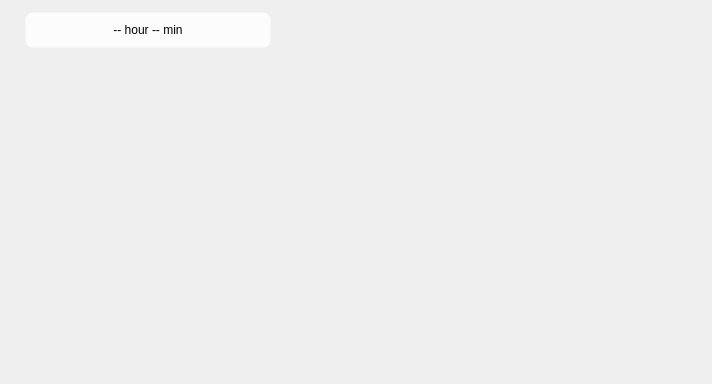
<?xml version="1.0" encoding="UTF-8"?>
<ui version="4.0">
 <class>MainWindow</class>
 <widget class="QMainWindow" name="MainWindow">
  <property name="geometry">
   <rect>
    <x>0</x>
    <y>0</y>
    <width>712</width>
    <height>384</height>
   </rect>
  </property>
  <property name="sizePolicy">
   <sizepolicy hsizetype="Fixed" vsizetype="Fixed">
    <horstretch>0</horstretch>
    <verstretch>0</verstretch>
   </sizepolicy>
  </property>
  <property name="minimumSize">
   <size>
    <width>712</width>
    <height>384</height>
   </size>
  </property>
  <property name="maximumSize">
   <size>
    <width>712</width>
    <height>384</height>
   </size>
  </property>
  <property name="contextMenuPolicy">
   <enum>Qt::NoContextMenu</enum>
  </property>
  <property name="windowTitle">
   <string>TimeMana</string>
  </property>
  <property name="windowIcon">
   <iconset>
    <normaloff>:/data01/logo.png</normaloff>:/data01/logo.png</iconset>
  </property>
  <property name="autoFillBackground">
   <bool>true</bool>
  </property>
  <property name="styleSheet">
   <string notr="true"/>
  </property>
  <property name="locale">
   <locale language="Vietnamese" country="Vietnam"/>
  </property>
  <widget class="QWidget" name="centralwidget">
   <property name="maximumSize">
    <size>
     <width>712</width>
     <height>384</height>
    </size>
   </property>
   <property name="autoFillBackground">
    <bool>false</bool>
   </property>
   <widget class="QStackedWidget" name="stackedWidget">
    <property name="enabled">
     <bool>true</bool>
    </property>
    <property name="geometry">
     <rect>
      <x>0</x>
      <y>0</y>
      <width>712</width>
      <height>352</height>
     </rect>
    </property>
    <property name="sizePolicy">
     <sizepolicy hsizetype="Fixed" vsizetype="Fixed">
      <horstretch>0</horstretch>
      <verstretch>0</verstretch>
     </sizepolicy>
    </property>
    <property name="autoFillBackground">
     <bool>false</bool>
    </property>
    <property name="currentIndex">
     <number>0</number>
    </property>
    <widget class="QWidget" name="page">
     <widget class="QLabel" name="label">
      <property name="geometry">
       <rect>
        <x>23</x>
        <y>10</y>
        <width>250</width>
        <height>40</height>
       </rect>
      </property>
      <property name="styleSheet">
       <string notr="true">font: 18pt &quot;MS Shell Dlg 2&quot;;
border: 2px solid black;
border: 5px solid rgba(255,255,255,0%);
border-radius: 10px;
background: rgba(255,255,255,80%);</string>
      </property>
      <property name="text">
       <string>-- hour -- min</string>
      </property>
      <property name="alignment">
       <set>Qt::AlignCenter</set>
      </property>
     </widget>
     <widget class="QPushButton" name="btnStart">
      <property name="geometry">
       <rect>
        <x>30</x>
        <y>15</y>
        <width>30</width>
        <height>30</height>
       </rect>
      </property>
      <property name="styleSheet">
       <string notr="true">border:0px;</string>
      </property>
      <property name="text">
       <string/>
      </property>
      <property name="icon">
       <iconset resource="../assert/data01.qrc">
        <normaloff>:/light/start light mode.png</normaloff>:/light/start light mode.png</iconset>
      </property>
      <property name="iconSize">
       <size>
        <width>24</width>
        <height>24</height>
       </size>
      </property>
     </widget>
     <widget class="QStackedWidget" name="chartStackedWidget">
      <property name="geometry">
       <rect>
        <x>10</x>
        <y>50</y>
        <width>691</width>
        <height>301</height>
       </rect>
      </property>
      <property name="currentIndex">
       <number>0</number>
      </property>
      <widget class="QWidget" name="chart_1">
       <widget class="QWidget" name="widgetChart1" native="true">
        <property name="geometry">
         <rect>
          <x>30</x>
          <y>10</y>
          <width>631</width>
          <height>281</height>
         </rect>
        </property>
       </widget>
      </widget>
      <widget class="QWidget" name="chart_2">
       <widget class="QWidget" name="widgetChart2" native="true">
        <property name="geometry">
         <rect>
          <x>30</x>
          <y>10</y>
          <width>371</width>
          <height>281</height>
         </rect>
        </property>
       </widget>
       <widget class="QWidget" name="widgetAdvise" native="true">
        <property name="geometry">
         <rect>
          <x>420</x>
          <y>50</y>
          <width>251</width>
          <height>201</height>
         </rect>
        </property>
        <widget class="QTextBrowser" name="textAdvise">
         <property name="geometry">
          <rect>
           <x>0</x>
           <y>32</y>
           <width>251</width>
           <height>170</height>
          </rect>
         </property>
         <property name="contextMenuPolicy">
          <enum>Qt::NoContextMenu</enum>
         </property>
         <property name="styleSheet">
          <string notr="true">border: 5px solid rgba(255,255,255,0%);
border-bottom-right-radius: 10px;
border-bottom-left-radius: 10px;
background: rgba(255,255,255,80%);
</string>
         </property>
         <property name="frameShape">
          <enum>QFrame::NoFrame</enum>
         </property>
         <property name="frameShadow">
          <enum>QFrame::Plain</enum>
         </property>
         <property name="lineWidth">
          <number>0</number>
         </property>
         <property name="html">
          <string>&lt;!DOCTYPE HTML PUBLIC &quot;-//W3C//DTD HTML 4.0//EN&quot; &quot;http://www.w3.org/TR/REC-html40/strict.dtd&quot;&gt;
&lt;html&gt;&lt;head&gt;&lt;meta name=&quot;qrichtext&quot; content=&quot;1&quot; /&gt;&lt;style type=&quot;text/css&quot;&gt;
p, li { white-space: pre-wrap; }
&lt;/style&gt;&lt;/head&gt;&lt;body style=&quot; font-family:'MS Shell Dlg 2'; font-size:7.875pt; font-weight:400; font-style:normal;&quot;&gt;
&lt;p style=&quot;-qt-paragraph-type:empty; margin-top:0px; margin-bottom:0px; margin-left:0px; margin-right:0px; -qt-block-indent:0; text-indent:0px;&quot;&gt;&lt;br /&gt;&lt;/p&gt;&lt;/body&gt;&lt;/html&gt;</string>
         </property>
        </widget>
        <widget class="QTextBrowser" name="textLabelAdvise">
         <property name="geometry">
          <rect>
           <x>0</x>
           <y>0</y>
           <width>251</width>
           <height>37</height>
          </rect>
         </property>
         <property name="contextMenuPolicy">
          <enum>Qt::NoContextMenu</enum>
         </property>
         <property name="styleSheet">
          <string notr="true">border: 5px solid rgba(255,255,255,0%);
border-top-right-radius: 10px;
border-top-left-radius: 10px;
background: rgba(255,255,255,80%);
</string>
         </property>
         <property name="frameShape">
          <enum>QFrame::NoFrame</enum>
         </property>
         <property name="frameShadow">
          <enum>QFrame::Plain</enum>
         </property>
         <property name="lineWidth">
          <number>0</number>
         </property>
         <property name="html">
          <string>&lt;!DOCTYPE HTML PUBLIC &quot;-//W3C//DTD HTML 4.0//EN&quot; &quot;http://www.w3.org/TR/REC-html40/strict.dtd&quot;&gt;
&lt;html&gt;&lt;head&gt;&lt;meta name=&quot;qrichtext&quot; content=&quot;1&quot; /&gt;&lt;style type=&quot;text/css&quot;&gt;
p, li { white-space: pre-wrap; }
&lt;/style&gt;&lt;/head&gt;&lt;body style=&quot; font-family:'MS Shell Dlg 2'; font-size:7.875pt; font-weight:400; font-style:normal;&quot;&gt;
&lt;p align=&quot;center&quot; style=&quot; margin-top:0px; margin-bottom:0px; margin-left:0px; margin-right:0px; -qt-block-indent:0; text-indent:0px;&quot;&gt;&lt;span style=&quot; font-size:11pt; font-weight:600; color:#616161;&quot;&gt;LỜI KHUYÊN&lt;/span&gt;&lt;/p&gt;&lt;/body&gt;&lt;/html&gt;</string>
         </property>
        </widget>
       </widget>
      </widget>
      <widget class="QWidget" name="chart_3">
       <widget class="QWidget" name="widgetChart3" native="true">
        <property name="geometry">
         <rect>
          <x>30</x>
          <y>10</y>
          <width>631</width>
          <height>281</height>
         </rect>
        </property>
       </widget>
      </widget>
     </widget>
    </widget>
    <widget class="QWidget" name="page_2">
     <widget class="QTextBrowser" name="textBrowser">
      <property name="geometry">
       <rect>
        <x>30</x>
        <y>50</y>
        <width>651</width>
        <height>291</height>
       </rect>
      </property>
      <property name="contextMenuPolicy">
       <enum>Qt::NoContextMenu</enum>
      </property>
      <property name="styleSheet">
       <string notr="true">border: 5px solid rgba(255,255,255,0%);
border-radius: 10px;
background: rgba(255,255,255,80%);
</string>
      </property>
      <property name="frameShape">
       <enum>QFrame::NoFrame</enum>
      </property>
      <property name="frameShadow">
       <enum>QFrame::Plain</enum>
      </property>
      <property name="lineWidth">
       <number>0</number>
      </property>
      <property name="html">
       <string>&lt;!DOCTYPE HTML PUBLIC &quot;-//W3C//DTD HTML 4.0//EN&quot; &quot;http://www.w3.org/TR/REC-html40/strict.dtd&quot;&gt;
&lt;html&gt;&lt;head&gt;&lt;meta name=&quot;qrichtext&quot; content=&quot;1&quot; /&gt;&lt;style type=&quot;text/css&quot;&gt;
p, li { white-space: pre-wrap; }
&lt;/style&gt;&lt;/head&gt;&lt;body style=&quot; font-family:'MS Shell Dlg 2'; font-size:7.875pt; font-weight:400; font-style:normal;&quot;&gt;
&lt;p style=&quot;-qt-paragraph-type:empty; margin-top:0px; margin-bottom:0px; margin-left:0px; margin-right:0px; -qt-block-indent:0; text-indent:0px; font-size:8pt;&quot;&gt;&lt;br /&gt;&lt;/p&gt;&lt;/body&gt;&lt;/html&gt;</string>
      </property>
     </widget>
     <widget class="QLabel" name="labelAbout">
      <property name="geometry">
       <rect>
        <x>20</x>
        <y>10</y>
        <width>221</width>
        <height>40</height>
       </rect>
      </property>
      <property name="styleSheet">
       <string notr="true">font: 600 24pt &quot;MS Shell Dlg 2&quot;;</string>
      </property>
      <property name="text">
       <string>GIỚI THIỆU</string>
      </property>
      <property name="alignment">
       <set>Qt::AlignCenter</set>
      </property>
     </widget>
     <widget class="QWidget" name="horizontalLayoutWidget_7">
      <property name="geometry">
       <rect>
        <x>40</x>
        <y>320</y>
        <width>81</width>
        <height>21</height>
       </rect>
      </property>
      <layout class="QHBoxLayout" name="LayoutSocialMedia">
       <item>
        <widget class="QPushButton" name="btnFa">
         <property name="styleSheet">
          <string notr="true">border:0px;</string>
         </property>
         <property name="text">
          <string/>
         </property>
         <property name="icon">
          <iconset resource="../assert/data01.qrc">
           <normaloff>:/light/fa.png</normaloff>:/light/fa.png</iconset>
         </property>
         <property name="iconSize">
          <size>
           <width>16</width>
           <height>16</height>
          </size>
         </property>
        </widget>
       </item>
       <item>
        <widget class="QPushButton" name="btnIg">
         <property name="styleSheet">
          <string notr="true">border:0px;</string>
         </property>
         <property name="text">
          <string/>
         </property>
         <property name="icon">
          <iconset resource="../assert/data01.qrc">
           <normaloff>:/light/ig.png</normaloff>:/light/ig.png</iconset>
         </property>
         <property name="iconSize">
          <size>
           <width>16</width>
           <height>16</height>
          </size>
         </property>
        </widget>
       </item>
       <item>
        <widget class="QPushButton" name="btnWww">
         <property name="styleSheet">
          <string notr="true">border:0px;</string>
         </property>
         <property name="text">
          <string/>
         </property>
         <property name="icon">
          <iconset resource="../assert/data01.qrc">
           <normaloff>:/light/www.png</normaloff>:/light/www.png</iconset>
         </property>
         <property name="iconSize">
          <size>
           <width>16</width>
           <height>16</height>
          </size>
         </property>
        </widget>
       </item>
      </layout>
     </widget>
    </widget>
    <widget class="QWidget" name="page_3">
     <widget class="QLabel" name="labelSetting">
      <property name="geometry">
       <rect>
        <x>20</x>
        <y>10</y>
        <width>151</width>
        <height>40</height>
       </rect>
      </property>
      <property name="styleSheet">
       <string notr="true">font: 600 24pt &quot;MS Shell Dlg 2&quot;;</string>
      </property>
      <property name="text">
       <string>CÀI ĐẶT</string>
      </property>
      <property name="alignment">
       <set>Qt::AlignCenter</set>
      </property>
     </widget>
     <widget class="QWidget" name="horizontalLayoutWidget_2">
      <property name="geometry">
       <rect>
        <x>50</x>
        <y>120</y>
        <width>431</width>
        <height>41</height>
       </rect>
      </property>
      <layout class="QHBoxLayout" name="Layout_2">
       <item>
        <widget class="QLabel" name="labelSetting_2">
         <property name="styleSheet">
          <string notr="true">font: 14pt &quot;MS Shell Dlg 2&quot;;</string>
         </property>
         <property name="text">
          <string>Khởi động cùng hệ thống</string>
         </property>
         <property name="alignment">
          <set>Qt::AlignCenter</set>
         </property>
        </widget>
       </item>
       <item>
        <spacer name="horizontalSpacer">
         <property name="orientation">
          <enum>Qt::Horizontal</enum>
         </property>
         <property name="sizeHint" stdset="0">
          <size>
           <width>40</width>
           <height>20</height>
          </size>
         </property>
        </spacer>
       </item>
       <item>
        <widget class="QCheckBox" name="checkBox_1">
         <property name="enabled">
          <bool>false</bool>
         </property>
         <property name="sizePolicy">
          <sizepolicy hsizetype="Fixed" vsizetype="Fixed">
           <horstretch>0</horstretch>
           <verstretch>0</verstretch>
          </sizepolicy>
         </property>
         <property name="styleSheet">
          <string notr="true">QCheckBox::indicator { width: 25px; height: 25px;}</string>
         </property>
         <property name="text">
          <string/>
         </property>
        </widget>
       </item>
      </layout>
     </widget>
     <widget class="QWidget" name="horizontalLayoutWidget_3">
      <property name="geometry">
       <rect>
        <x>50</x>
        <y>180</y>
        <width>431</width>
        <height>41</height>
       </rect>
      </property>
      <layout class="QHBoxLayout" name="Layout_3">
       <item>
        <widget class="QLabel" name="labelSetting_3">
         <property name="styleSheet">
          <string notr="true">font: 14pt &quot;MS Shell Dlg 2&quot;;</string>
         </property>
         <property name="text">
          <string>Mở giao diện ứng dụng khi khởi động</string>
         </property>
         <property name="alignment">
          <set>Qt::AlignCenter</set>
         </property>
        </widget>
       </item>
       <item>
        <spacer name="horizontalSpacer_2">
         <property name="orientation">
          <enum>Qt::Horizontal</enum>
         </property>
         <property name="sizeHint" stdset="0">
          <size>
           <width>40</width>
           <height>20</height>
          </size>
         </property>
        </spacer>
       </item>
       <item>
        <widget class="QCheckBox" name="checkBox_2">
         <property name="enabled">
          <bool>false</bool>
         </property>
         <property name="sizePolicy">
          <sizepolicy hsizetype="Fixed" vsizetype="Fixed">
           <horstretch>0</horstretch>
           <verstretch>0</verstretch>
          </sizepolicy>
         </property>
         <property name="styleSheet">
          <string notr="true">QCheckBox::indicator { width: 25px; height: 25px;}</string>
         </property>
         <property name="text">
          <string/>
         </property>
         <property name="checkable">
          <bool>true</bool>
         </property>
         <property name="checked">
          <bool>true</bool>
         </property>
        </widget>
       </item>
      </layout>
     </widget>
     <widget class="QWidget" name="horizontalLayoutWidget_4">
      <property name="geometry">
       <rect>
        <x>49</x>
        <y>240</y>
        <width>431</width>
        <height>41</height>
       </rect>
      </property>
      <layout class="QHBoxLayout" name="Layout_4">
       <item>
        <widget class="QLabel" name="labelSetting_4">
         <property name="styleSheet">
          <string notr="true">font: 14pt &quot;MS Shell Dlg 2&quot;;</string>
         </property>
         <property name="text">
          <string>Âm thanh</string>
         </property>
         <property name="alignment">
          <set>Qt::AlignCenter</set>
         </property>
        </widget>
       </item>
       <item>
        <spacer name="horizontalSpacer_3">
         <property name="orientation">
          <enum>Qt::Horizontal</enum>
         </property>
         <property name="sizeHint" stdset="0">
          <size>
           <width>40</width>
           <height>20</height>
          </size>
         </property>
        </spacer>
       </item>
       <item>
        <widget class="QCheckBox" name="checkBox_3">
         <property name="enabled">
          <bool>false</bool>
         </property>
         <property name="sizePolicy">
          <sizepolicy hsizetype="Fixed" vsizetype="Fixed">
           <horstretch>0</horstretch>
           <verstretch>0</verstretch>
          </sizepolicy>
         </property>
         <property name="styleSheet">
          <string notr="true">QCheckBox::indicator { width: 25px; height: 25px;}</string>
         </property>
         <property name="text">
          <string/>
         </property>
         <property name="checked">
          <bool>true</bool>
         </property>
        </widget>
       </item>
      </layout>
     </widget>
     <widget class="QWidget" name="horizontalLayoutWidget_5">
      <property name="geometry">
       <rect>
        <x>50</x>
        <y>60</y>
        <width>431</width>
        <height>41</height>
       </rect>
      </property>
      <layout class="QHBoxLayout" name="LayoutSetting_1">
       <item>
        <widget class="QLabel" name="labelSetting_1">
         <property name="styleSheet">
          <string notr="true">font: 14pt &quot;MS Shell Dlg 2&quot;;</string>
         </property>
         <property name="text">
          <string>Nhắc nhở thời gian nghỉ ngơi</string>
         </property>
         <property name="alignment">
          <set>Qt::AlignCenter</set>
         </property>
        </widget>
       </item>
       <item>
        <spacer name="horizontalSpacer_4">
         <property name="orientation">
          <enum>Qt::Horizontal</enum>
         </property>
         <property name="sizeHint" stdset="0">
          <size>
           <width>40</width>
           <height>20</height>
          </size>
         </property>
        </spacer>
       </item>
       <item>
        <widget class="QLineEdit" name="lineSetting_1">
         <property name="enabled">
          <bool>true</bool>
         </property>
         <property name="maximumSize">
          <size>
           <width>30</width>
           <height>35</height>
          </size>
         </property>
         <property name="contextMenuPolicy">
          <enum>Qt::NoContextMenu</enum>
         </property>
         <property name="styleSheet">
          <string notr="true">font: 14pt &quot;MS Shell Dlg 2&quot;;
border: 0px;
background-color: rgba(0, 0, 0, 0);</string>
         </property>
         <property name="text">
          <string>30</string>
         </property>
         <property name="maxLength">
          <number>2</number>
         </property>
         <property name="frame">
          <bool>false</bool>
         </property>
         <property name="alignment">
          <set>Qt::AlignCenter</set>
         </property>
         <property name="readOnly">
          <bool>true</bool>
         </property>
         <property name="clearButtonEnabled">
          <bool>false</bool>
         </property>
        </widget>
       </item>
       <item>
        <widget class="QLabel" name="labelSetting_1i2">
         <property name="styleSheet">
          <string notr="true">font: 14pt &quot;MS Shell Dlg 2&quot;;</string>
         </property>
         <property name="text">
          <string>phút</string>
         </property>
         <property name="alignment">
          <set>Qt::AlignCenter</set>
         </property>
        </widget>
       </item>
      </layout>
     </widget>
     <widget class="QPushButton" name="btnReset">
      <property name="geometry">
       <rect>
        <x>80</x>
        <y>300</y>
        <width>71</width>
        <height>31</height>
       </rect>
      </property>
      <property name="styleSheet">
       <string notr="true">QPushButton{
color: rgb(56, 56, 56);
background-color: rgb(255, 248, 82);
border: 1px soild grey;
border-radius: 10px;
font: 700 13pt &quot;MS Shell Dlg 2&quot;;
}
QPushButton:hover{
background-color: rgb(255, 255, 105)
}</string>
      </property>
      <property name="text">
       <string>RESET</string>
      </property>
      <property name="iconSize">
       <size>
        <width>24</width>
        <height>24</height>
       </size>
      </property>
     </widget>
     <widget class="QPushButton" name="btnEdit">
      <property name="geometry">
       <rect>
        <x>170</x>
        <y>10</y>
        <width>41</width>
        <height>41</height>
       </rect>
      </property>
      <property name="styleSheet">
       <string notr="true">border:0px;</string>
      </property>
      <property name="text">
       <string/>
      </property>
      <property name="icon">
       <iconset resource="../assert/data01.qrc">
        <normaloff>:/light/not allow edit.png</normaloff>:/light/not allow edit.png</iconset>
      </property>
      <property name="iconSize">
       <size>
        <width>30</width>
        <height>30</height>
       </size>
      </property>
     </widget>
    </widget>
   </widget>
   <widget class="QWidget" name="horizontalLayoutWidget">
    <property name="geometry">
     <rect>
      <x>20</x>
      <y>350</y>
      <width>114</width>
      <height>31</height>
     </rect>
    </property>
    <layout class="QHBoxLayout" name="LayoutBtnAS">
     <item>
      <widget class="QPushButton" name="btnAbout">
       <property name="styleSheet">
        <string notr="true">border:0px;</string>
       </property>
       <property name="text">
        <string/>
       </property>
       <property name="icon">
        <iconset resource="../assert/data01.qrc">
         <normaloff>:/light/about light mode.png</normaloff>:/light/about light mode.png</iconset>
       </property>
       <property name="iconSize">
        <size>
         <width>24</width>
         <height>24</height>
        </size>
       </property>
      </widget>
     </item>
     <item>
      <widget class="QPushButton" name="btnSetting">
       <property name="styleSheet">
        <string notr="true">border:0px;</string>
       </property>
       <property name="text">
        <string/>
       </property>
       <property name="icon">
        <iconset resource="../assert/data01.qrc">
         <normaloff>:/light/settings light mode.png</normaloff>:/light/settings light mode.png</iconset>
       </property>
       <property name="iconSize">
        <size>
         <width>24</width>
         <height>24</height>
        </size>
       </property>
      </widget>
     </item>
     <item>
      <widget class="QPushButton" name="btnQuestion">
       <property name="styleSheet">
        <string notr="true">border:0px;</string>
       </property>
       <property name="text">
        <string/>
       </property>
       <property name="icon">
        <iconset resource="../assert/data01.qrc">
         <normaloff>:/light/question.png</normaloff>:/light/question.png</iconset>
       </property>
       <property name="iconSize">
        <size>
         <width>24</width>
         <height>24</height>
        </size>
       </property>
      </widget>
     </item>
    </layout>
   </widget>
   <widget class="QLabel" name="Background">
    <property name="enabled">
     <bool>true</bool>
    </property>
    <property name="geometry">
     <rect>
      <x>0</x>
      <y>0</y>
      <width>712</width>
      <height>384</height>
     </rect>
    </property>
    <property name="sizePolicy">
     <sizepolicy hsizetype="Fixed" vsizetype="Fixed">
      <horstretch>0</horstretch>
      <verstretch>0</verstretch>
     </sizepolicy>
    </property>
    <property name="minimumSize">
     <size>
      <width>712</width>
      <height>384</height>
     </size>
    </property>
    <property name="maximumSize">
     <size>
      <width>712</width>
      <height>384</height>
     </size>
    </property>
    <property name="focusPolicy">
     <enum>Qt::NoFocus</enum>
    </property>
    <property name="contextMenuPolicy">
     <enum>Qt::NoContextMenu</enum>
    </property>
    <property name="autoFillBackground">
     <bool>false</bool>
    </property>
    <property name="styleSheet">
     <string notr="true">border-image: url(:/background/Background-min.png);</string>
    </property>
    <property name="frameShape">
     <enum>QFrame::NoFrame</enum>
    </property>
    <property name="frameShadow">
     <enum>QFrame::Plain</enum>
    </property>
    <property name="lineWidth">
     <number>0</number>
    </property>
    <property name="text">
     <string/>
    </property>
    <property name="scaledContents">
     <bool>true</bool>
    </property>
    <property name="alignment">
     <set>Qt::AlignLeading|Qt::AlignLeft|Qt::AlignVCenter</set>
    </property>
   </widget>
   <widget class="QWidget" name="horizontalLayoutWidget_6">
    <property name="geometry">
     <rect>
      <x>330</x>
      <y>350</y>
      <width>71</width>
      <height>31</height>
     </rect>
    </property>
    <layout class="QHBoxLayout" name="LayoutBtnAS_2">
     <item>
      <widget class="QPushButton" name="btnPrevious">
       <property name="styleSheet">
        <string notr="true">border:0px;</string>
       </property>
       <property name="text">
        <string/>
       </property>
       <property name="icon">
        <iconset resource="../assert/data01.qrc">
         <normaloff>:/light/back off.png</normaloff>:/light/back off.png</iconset>
       </property>
       <property name="iconSize">
        <size>
         <width>24</width>
         <height>24</height>
        </size>
       </property>
      </widget>
     </item>
     <item>
      <widget class="QPushButton" name="btnNext">
       <property name="styleSheet">
        <string notr="true">border:0px;</string>
       </property>
       <property name="text">
        <string/>
       </property>
       <property name="icon">
        <iconset resource="../assert/data01.qrc">
         <normaloff>:/light/right.png</normaloff>:/light/right.png</iconset>
       </property>
       <property name="iconSize">
        <size>
         <width>24</width>
         <height>24</height>
        </size>
       </property>
      </widget>
     </item>
    </layout>
   </widget>
   <zorder>Background</zorder>
   <zorder>stackedWidget</zorder>
   <zorder>horizontalLayoutWidget</zorder>
   <zorder>horizontalLayoutWidget_6</zorder>
  </widget>
 </widget>
 <resources>
  <include location="../assert/data01.qrc"/>
 </resources>
 <connections/>
</ui>
